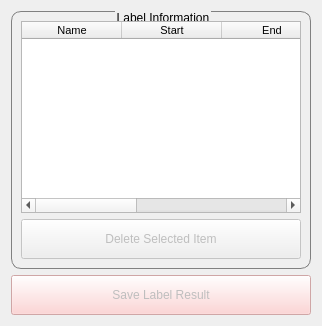
           <widget class="QWidget" name="widget_2" native="true">
            <property name="sizePolicy">
             <sizepolicy hsizetype="Fixed" vsizetype="Expanding">
              <horstretch>0</horstretch>
              <verstretch>0</verstretch>
             </sizepolicy>
            </property>
            <property name="minimumSize">
             <size>
              <width>300</width>
              <height>0</height>
             </size>
            </property>
            <layout class="QGridLayout" name="gridLayout_9">
             <item row="0" column="0">
              <widget class="QGroupBox" name="labelInfo_groupBox">
               <property name="sizePolicy">
                <sizepolicy hsizetype="Fixed" vsizetype="Preferred">
                 <horstretch>0</horstretch>
                 <verstretch>0</verstretch>
                </sizepolicy>
               </property>
               <property name="minimumSize">
                <size>
                 <width>300</width>
                 <height>0</height>
                </size>
               </property>
               <property name="styleSheet">
                <string notr="true">QGroupBox{
border-width:1px;
border-style:solid;
border-radius: 10px;
border-color:gray;
margin-top:2.5ex;
}
QGroupBox::title{
subcontrol-origin:margin;
subcontrol-position:top center;
padding:0 1x;
}</string>
               </property>
               <property name="title">
                <string>Label Information</string>
               </property>
               <layout class="QGridLayout" name="gridLayout_5">
                <item row="1" column="0" colspan="2">
                 <widget class="QPushButton" name="delete_pushButton">
                  <property name="enabled">
                   <bool>false</bool>
                  </property>
                  <property name="minimumSize">
                   <size>
                    <width>0</width>
                    <height>40</height>
                   </size>
                  </property>
                  <property name="text">
                   <string>Delete Selected Item</string>
                  </property>
                 </widget>
                </item>
                <item row="0" column="0" colspan="2">
                 <widget class="QTableWidget" name="labelInfo_tableWidget">
                  <property name="sizePolicy">
                   <sizepolicy hsizetype="Preferred" vsizetype="Expanding">
                    <horstretch>0</horstretch>
                    <verstretch>0</verstretch>
                   </sizepolicy>
                  </property>
                  <property name="selectionMode">
                   <enum>QAbstractItemView::SingleSelection</enum>
                  </property>
                  <property name="selectionBehavior">
                   <enum>QAbstractItemView::SelectRows</enum>
                  </property>
                  <attribute name="horizontalHeaderMinimumSectionSize">
                   <number>30</number>
                  </attribute>
                  <column>
                   <property name="text">
                    <string>Name</string>
                   </property>
                   <property name="font">
                    <font>
                     <pointsize>8</pointsize>
                    </font>
                   </property>
                  </column>
                  <column>
                   <property name="text">
                    <string>Start</string>
                   </property>
                   <property name="toolTip">
                    <string>&lt;html&gt;&lt;head/&gt;&lt;body&gt;&lt;p&gt;Upper left conrner&lt;/p&gt;&lt;p&gt;(x1,y1)&lt;/p&gt;&lt;/body&gt;&lt;/html&gt;</string>
                   </property>
                   <property name="font">
                    <font>
                     <pointsize>8</pointsize>
                    </font>
                   </property>
                  </column>
                  <column>
                   <property name="text">
                    <string>End</string>
                   </property>
                   <property name="toolTip">
                    <string>&lt;html&gt;&lt;head/&gt;&lt;body&gt;&lt;p&gt;Lower right conrner&lt;/p&gt;&lt;p&gt;(x2,y2)&lt;/p&gt;&lt;/body&gt;&lt;/html&gt;</string>
                   </property>
                   <property name="font">
                    <font>
                     <pointsize>8</pointsize>
                    </font>
                   </property>
                  </column>
                  <column>
                   <property name="text">
                    <string>Order</string>
                   </property>
                   <property name="font">
                    <font>
                     <pointsize>8</pointsize>
                    </font>
                   </property>
                  </column>
                  <column>
                   <property name="text">
                    <string>Duration(s)</string>
                   </property>
                   <property name="font">
                    <font>
                     <pointsize>8</pointsize>
                    </font>
                   </property>
                  </column>
                 </widget>
                </item>
               </layout>
              </widget>
             </item>
             <item row="1" column="0">
              <widget class="QPushButton" name="saveLabel_pushButton">
               <property name="enabled">
                <bool>false</bool>
               </property>
               <property name="minimumSize">
                <size>
                 <width>0</width>
                 <height>40</height>
                </size>
               </property>
               <property name="styleSheet">
                <string notr="true">background-color: rgb(252, 202, 202);</string>
               </property>
               <property name="text">
                <string>Save Label Result</string>
               </property>
              </widget>
             </item>
            </layout>
           </widget>
